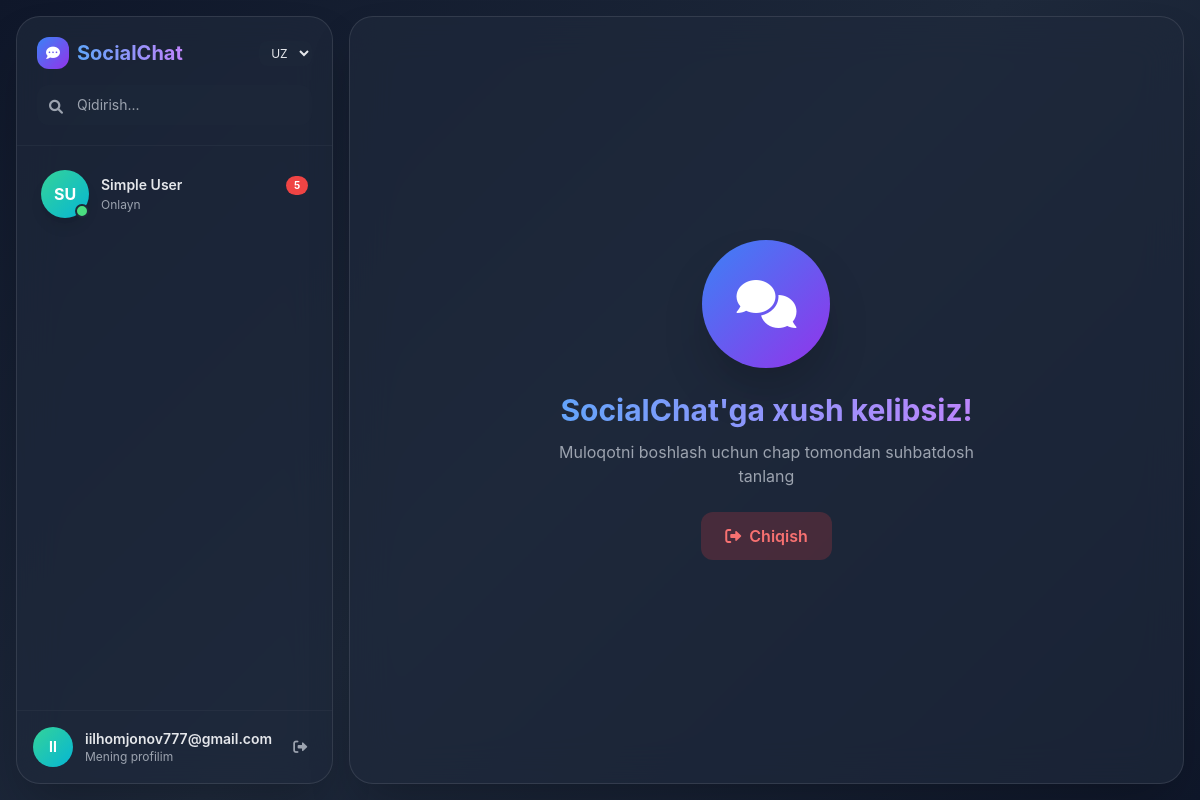
/ (signed in), run on an earlier commit of the app's database.
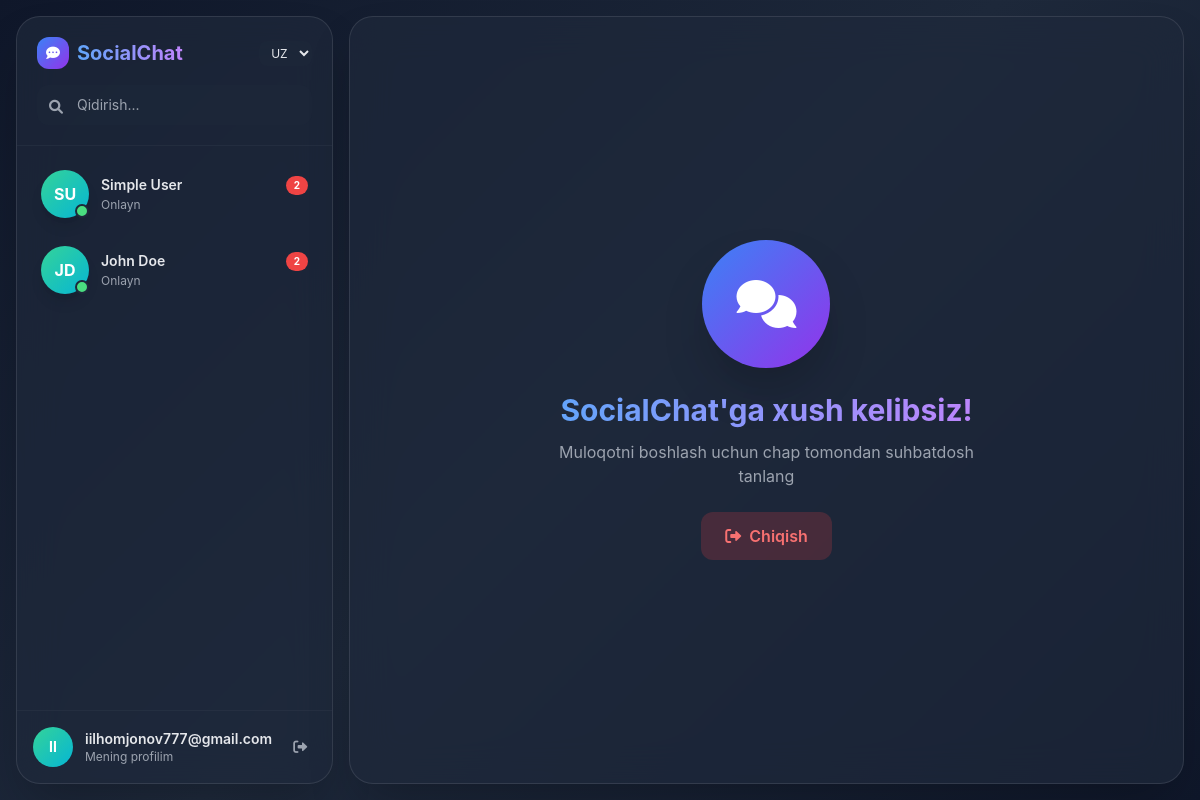
And on a later commit of the database.
### tables this page shows
CREATE TABLE users (
    id INT PRIMARY KEY AUTO_INCREMENT,
    name VARCHAR(50) NOT NULL,
    email VARCHAR(100) NOT NULL UNIQUE,
    password VARCHAR(255) NOT NULL,
    created_at TIMESTAMP DEFAULT CURRENT_TIMESTAMP,
    updated_at TIMESTAMP DEFAULT CURRENT_TIMESTAMP ON UPDATE CURRENT_TIMESTAMP
);

### db.php (called while the page is built, shortened)
<?php
class Database
{
    private $conn;
    public function __construct()
    {
        try {
            $this->conn = new PDO(
                "mysql:host=" . DB_SERVER . ";dbname=" . DB_NAME,
                DB_USERNAME,
                DB_PASSWORD,
                [
                    PDO::ATTR_ERRMODE => PDO::ERRMODE_EXCEPTION,
                    PDO::ATTR_DEFAULT_FETCH_MODE => PDO::FETCH_ASSOC,
                    PDO::ATTR_EMULATE_PREPARES => false,
                ]
            );
        } catch (PDOException $e) {
            die("Database connection error: " . $e->getMessage());
        }
    }
    public function execute($sql, $params = [])
    {
        try {
            $stmt = $this->conn->prepare($sql);
            $stmt->execute($params);
            return $stmt;
        } catch (PDOException $e) {
            die("Query Error: " . $e->getMessage());
        }
    }
}

### index.php (the view, shortened to what the rows shown need)
<?php
include 'db.php';
$db = new Database();
$currentUserId = $_SESSION['user']['id'];
$sql = "
    SELECT
        u.id,
        u.name,
        u.email,
        u.avatar,
        MAX(m.created_at) as last_message_date,
        SUM(CASE WHEN m.sender_id = u.id AND m.receiver_id = ? AND m.status = 'sent' THEN 1 ELSE 0 END) as unread_count
    FROM users u
    LEFT JOIN messages m ON (u.id = m.sender_id AND m.receiver_id = ?)
                         OR (u.id = m.receiver_id AND m.sender_id = ?)
    WHERE u.id != ?
    GROUP BY u.id, u.name, u.email, u.avatar
    ORDER BY (MAX(m.created_at) IS NULL) ASC, MAX(m.created_at) DESC
";
$stmt = $db->execute($sql, [$currentUserId, $currentUserId, $currentUserId, $currentUserId]);
$contacts = $stmt->fetchAll(PDO::FETCH_ASSOC);
$receiverInitials = '';
$receiverAvatar = null;
?>
<!DOCTYPE html>
<html lang="en" class="dark">
<head>
    <script src="https://cdn.tailwindcss.com"></script>
    <link rel="stylesheet" href="https://cdnjs.cloudflare.com/ajax/libs/font-awesome/6.0.0-beta3/css/all.min.css">
</head>
<body class="text-gray-200 antialiased">
    <div class="flex h-screen p-3 md:p-4 gap-3 md:gap-4">
        <div class="sidebar-panel glass-panel rounded-2xl md:rounded-3xl flex flex-col flex-shrink-0 shadow-2xl md:relative md:transform-none" id="sidebar">
            <div class="p-4 md:p-5 border-b border-gray-700/30">
                <div class="flex items-center justify-between mb-4">
                    <div class="flex items-center gap-2">
                        <h2 class="text-lg md:text-xl font-bold bg-gradient-to-r from-blue-400 to-purple-400 bg-clip-text text-transparent">
                        </h2>
                    </div>
                </div>
            </div>
            <div class="flex-1 overflow-y-auto custom-scrollbar p-2 md:p-3 space-y-1" id="contactsList">
                <?php foreach ($contacts as $contact) : ?>
                    <?php
                    $nameParts = explode(' ', trim($contact['name']));
                    $initials = strtoupper(substr($nameParts[0], 0, 1) . (isset($nameParts[1]) ? substr($nameParts[1], 0, 1) : ''));
                    $safeName = htmlspecialchars($contact['name'], ENT_QUOTES, 'UTF-8');
                    $userId = $contact['id'];
                    $isActive = (isset($_GET['id']) && $_GET['id'] == $userId) ? 'active' : '';
                    $unreadCount = (int)$contact['unread_count'];
                    ?>
                    <a href="?id=<?= $userId ?>" class="user-card flex items-center gap-3 p-3 rounded-xl cursor-pointer block hover:no-underline <?= $isActive ?>">
                        <div class="relative flex-shrink-0">
                            <?php if (!empty($contact['avatar'])) : ?>
                                <img src="<?= htmlspecialchars($contact['avatar']) ?>" alt="<?= $safeName ?>" class="w-12 h-12 rounded-full object-cover shadow-lg">
                            <?php else : ?>
                                <div class="w-12 h-12 bg-gradient-to-br from-emerald-400 to-cyan-500 rounded-full flex items-center justify-center shadow-lg">
                                    <span class="font-bold text-white"><?= $initials ?></span>
                                </div>
                            <?php endif; ?>
                            <span class="absolute bottom-0 right-0 w-3.5 h-3.5 bg-green-400 rounded-full border-2 border-slate-800 pulse-dot"></span>
                        </div>
                        <div class="flex-1 min-w-0">
                            <div class="flex items-center justify-between mb-0.5">
                                <p class="font-semibold text-sm truncate"><?= $safeName ?></p>
                                <?php if ($unreadCount > 0) : ?>
                                    <span class="bg-red-500 text-white text-[10px] font-bold px-2 py-0.5 rounded-full">
                                        <?= $unreadCount ?>
                                    </span>
                                <?php endif; ?>
                            </div>
                            <p class="text-xs text-gray-400" data-i18n="online">Onlayn</p>
                        </div>
                    </a>
                <?php endforeach; ?>
            </div>
        </div>
        <div class="flex-1 flex flex-col">
            <?php if (isset($_GET['id']) && !empty($_GET['id'])): ?>
                <div class="glass-panel rounded-2xl md:rounded-3xl flex flex-col h-full shadow-2xl chat-window">
                    <div class="p-3 md:p-4 border-b border-gray-700/30 flex items-center justify-between">
                        <div class="flex items-center gap-3">
                            <button class="md:hidden w-10 h-10 rounded-xl hover:bg-white/10 flex items-center justify-center flex-shrink-0 transition-colors" onclick="toggleSidebar()">
                                <i class="fas fa-bars text-gray-400"></i>
                            </button>
                            <button class="hidden md:flex w-10 h-10 rounded-xl hover:bg-white/10 items-center justify-center flex-shrink-0 transition-colors" onclick="closeChat()">
                                <i class="fas fa-arrow-left text-gray-400"></i>
                            </button>
                            <button type="button" onclick="openReceiverProfileModal()" class="flex items-center gap-3 text-left hover:opacity-80 transition-opacity">
                                <div class="relative flex-shrink-0">
                                    <?php if (!empty($receiverAvatar)) : ?>
                                        <img src="<?= htmlspecialchars($receiverAvatar) ?>" alt="" class="w-10 h-10 md:w-11 md:h-11 rounded-full object-cover shadow-lg">
                                    <?php else : ?>
                                        <div class="w-10 h-10 md:w-11 md:h-11 bg-gradient-to-br from-blue-400 to-purple-500 rounded-full flex items-center justify-center shadow-lg">
                                            <span class="font-bold text-white text-sm"><?= $receiverInitials ?></span>
                                        </div>
                                    <?php endif; ?>
                                    <span class="absolute bottom-0 right-0 w-3 h-3 bg-green-400 rounded-full border-2 border-slate-800 pulse-dot"></span>
                                </div>
                                <div>
                                    <h3 class="font-bold text-sm md:text-base"><?= htmlspecialchars($_SESSION['receiver']['name']) ?></h3>
                                    <p class="text-xs text-green-400">● <span data-i18n="online">Onlayn</span></p>
                                </div>
                            </button>
                        </div>
                        <div class="flex gap-1 md:gap-2">
                            <button type="button" onclick="toggleMessageSearch()" class="w-10 h-10 rounded-xl hover:bg-white/10 flex items-center justify-center transition-colors" data-i18n-title="search_messages_tooltip" title="Xabarlarni qidirish">
                                <i class="fas fa-search text-gray-400"></i>
                            </button>
                            <button onclick="openLogoutModal()" class="w-10 h-10 rounded-xl hover:bg-red-500/20 flex items-center justify-center transition-colors group">
                                <i class="fas fa-sign-out-alt text-gray-400 group-hover:text-red-400 text-sm transition-colors"></i>
                            </button>
                        </div>
                    </div>
                    <div id="messageSearchBar" class="hidden items-center gap-2 px-4 py-2 border-b border-gray-700/30">
                        <i class="fas fa-search text-gray-500 text-sm"></i>
                        <input type="text" id="messageSearchInput" data-i18n-placeholder="search_messages_placeholder" placeholder="Xabarlarni qidirish..." class="flex-1 bg-transparent focus:outline-none text-sm">
                        <span id="messageSearchCount" class="text-xs text-gray-500 flex-shrink-0"></span>
                        <button type="button" onclick="closeMessageSearch()" class="w-6 h-6 rounded-full hover:bg-white/10 flex items-center justify-center flex-shrink-0">
                            <i class="fas fa-times text-gray-400 text-xs"></i>
                        </button>
                    </div>
                    <div class="flex-1 overflow-y-auto custom-scrollbar p-4 md:p-6 space-y-4" id="messagesContainer">
                        </div>
                    <div class="p-3 md:p-4 border-t border-gray-700/30">
                        <div id="editBar" class="hidden items-center gap-3 mb-2 px-4 py-2 bg-blue-500/10 border border-blue-500/20 rounded-xl">
                            <i class="fas fa-pen text-blue-400"></i>
                            <div class="flex-1 min-w-0">
                                <p class="text-xs text-blue-400 font-semibold" data-i18n="editing_message">Xabarni tahrirlash</p>
                                <p class="text-xs text-gray-400 truncate" id="editBarPreview"></p>
                            </div>
                            <button type="button" onclick="cancelEditMessage()" class="w-7 h-7 rounded-full hover:bg-white/10 flex items-center justify-center transition-colors">
                                <i class="fas fa-times text-gray-400"></i>
                            </button>
                        </div>
                        <div id="recordingBar" class="hidden items-center gap-3 mb-2 px-4 py-2 bg-red-500/10 border border-red-500/20 rounded-xl">
                            <span class="w-2.5 h-2.5 rounded-full bg-red-500 pulse-dot"></span>
                            <span class="text-sm text-red-400 flex-1"><span data-i18n="recording_in_progress">Ovozli xabar yozilmoqda...</span> <span id="recordingTime">00:00</span></span>
                            <button type="button" onclick="cancelRecording()" class="text-xs text-gray-400 hover:text-white transition-colors" data-i18n="cancel">Bekor qilish</button>
                            <button type="button" onclick="stopRecording()" class="w-8 h-8 rounded-full bg-red-500 hover:bg-red-600 flex items-center justify-center transition-colors">
                                <i class="fas fa-stop text-white text-xs"></i>
                            </button>
                        </div>
                        <form class="flex items-end gap-2 md:gap-3" action="send_message.php" method="POST" id="messageForm">
                            <input type="file" id="attachmentInput" accept="image/*" class="hidden">
                            <button type="button" id="attachBtn" onclick="document.getElementById('attachmentInput').click()" class="w-10 h-10 rounded-xl hover:bg-white/10 flex items-center justify-center transition-colors flex-shrink-0" data-i18n-title="attach_tooltip" title="Rasm yuborish (5 MB gacha)">
                                <i class="fas fa-paperclip text-gray-400"></i>
                            </button>
                            <button type="button" id="micBtn" onclick="toggleRecording()" class="w-10 h-10 rounded-xl hover:bg-white/10 flex items-center justify-center transition-colors flex-shrink-0" data-i18n-title="mic_tooltip" title="Ovozli xabar (1 daqiqagacha)">
                                <i class="fas fa-microphone text-gray-400"></i>
                            </button>
                            <input type="hidden" name="csrf_token" value="<?= htmlspecialchars($_SESSION['csrf_token']) ?>">
                            <input type="hidden" name="receiver_id" value="<?= htmlspecialchars($_SESSION['receiver']['id']) ?>">
                            <div class="flex-1 relative">
                                <textarea
                                    rows="1"
                                    data-i18n-placeholder="message_placeholder"
                                    placeholder="Xabar yozing..."
                                    class="w-full bg-slate-800/50 rounded-2xl px-4 py-3 pr-20 focus:outline-none focus:ring-2 focus:ring-blue-500/50 resize-none text-sm transition-all"
                                    style="min-height: 46px; max-height: 120px;"
                                    id="messageInput" name="message"></textarea>
                                <button type="button" id="emojiBtn" onclick="toggleEmojiPicker(event)" class="absolute right-11 top-1/2 -translate-y-1/2 w-8 h-8 rounded-full hover:bg-white/10 flex items-center justify-center transition-colors">
                                    <i class="fas fa-face-smile text-gray-400 text-sm"></i>
                                </button>
                                <div id="emojiPicker" class="hidden absolute bottom-full right-0 mb-2 w-64 max-h-56 overflow-y-auto custom-scrollbar bg-slate-800 rounded-xl shadow-2xl border border-gray-700/30 p-3 grid grid-cols-8 gap-1 z-50"></div>
                                <button type="submit" class="absolute right-2 top-1/2 -translate-y-1/2 w-9 h-9 rounded-full bg-gradient-to-r from-blue-600 to-blue-700 hover:from-blue-500 hover:to-blue-600 flex items-center justify-center transition-all shadow-lg hover:shadow-blue-500/25">
                                    <i class="fas fa-paper-plane text-white text-xs"></i>
                                </button>
                            </div>
                        </form>
                    </div>
                </div>
            <?php else: ?>
                <div class="glass-panel rounded-2xl md:rounded-3xl flex-1 flex items-center justify-center shadow-2xl empty-state">
                    <div class="text-center px-6">
                        <h2 class="text-2xl md:text-3xl font-bold mb-3 bg-gradient-to-r from-blue-400 to-purple-400 bg-clip-text text-transparent" data-i18n="welcome_title">
                        </h2>
                    </div>
                </div>
            <?php endif; ?>
        </div>
    </div>
</body>
</html>

What changed in the data, as far as the page shows it:
computed for users "SU": unreadCount "5" → "2"
added users: name "JD", name "John Doe", unreadCount "2"
